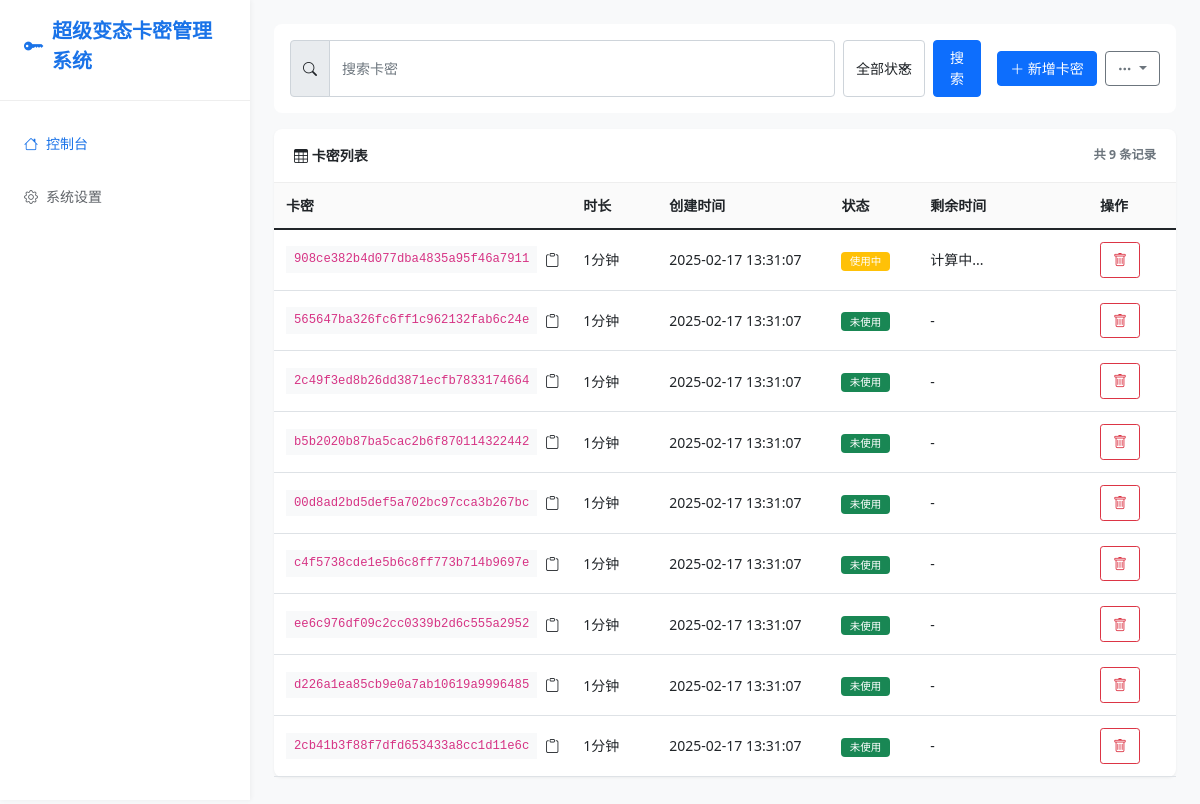
Before: / with the older database file.
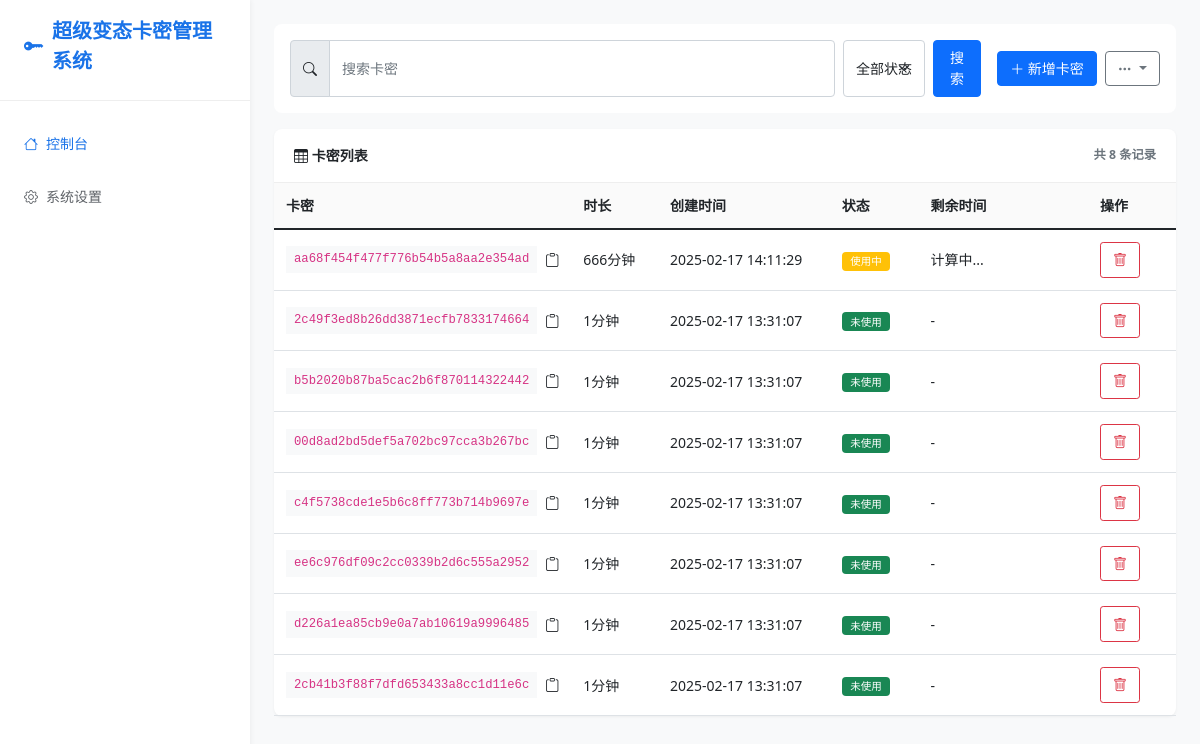
After: the same page with the newer database file.
### app.py (models this page shows, shortened)
class Card(db.Model):
    id = db.Column(db.Integer, primary_key=True)
    card_key = db.Column(db.String(32), unique=True, nullable=False)
    minutes = db.Column(db.Integer, nullable=False)
    created_at = db.Column(db.DateTime, nullable=False, default=datetime.now)
    is_used = db.Column(db.Boolean, default=False)
    used_at = db.Column(db.DateTime, nullable=True)
    device_id = db.Column(db.String(32), nullable=True)

### app.py (the view, shortened to what this page needs)
@app.route('/')
def index():
    try:
        page = request.args.get('page', 1, type=int)
        per_page = settings.get('per_page', 10)
        status = request.args.get('status')
        search = request.args.get('search', '').strip()
        query = Card.query
        if search:
            query = query.filter(Card.card_key.like(f'%{search}%'))
        query = query.order_by(Card.created_at.desc())
        pagination = query.paginate(page=page, per_page=per_page)
        cards = pagination.items
        return render_template('index.html',
                             cards=cards,
                             pagination=pagination,
                             status=status,
                             search=search,
                             settings=settings.settings)
    except Exception as e:
        logger.error(f"访问首页出错: {str(e)}")
        return render_template('index.html',
                             cards=[],
                             error="获取卡密列表失败",
                             settings=settings.settings)

### app.py (called while the page is built)
    def get(self, key, default=None):
        return self.settings.get(key, default)

### templates/index.html (shortened to what this page needs)
{% extends "base.html" %}
{% block content %}
<div class="toolbar">
    <div class="toolbar-item flex-grow-1">
        <form action="{{ url_for('index') }}" method="GET" class="d-flex gap-2 w-100">
            <div class="input-group">
                <span class="input-group-text"><i class="bi bi-search"></i></span>
                <input type="text" class="form-control" name="search" placeholder="搜索卡密" value="{{ search }}">
            </div>
            <select class="form-select w-auto" name="status">
                <option value="">全部状态</option>
            </select>
            <button type="submit" class="btn btn-primary">搜索</button>
        </form>
    </div>
    <div class="toolbar-item">
        <button type="button" class="btn btn-primary" data-bs-toggle="modal" data-bs-target="#addCardModal">
            <i class="bi bi-plus-lg"></i> 新增卡密
        </button>
        <div class="dropdown">
            <button class="btn btn-outline-secondary dropdown-toggle" type="button" data-bs-toggle="dropdown">
                <i class="bi bi-three-dots"></i>
            </button>
        </div>
    </div>
</div>
<div class="card">
    <div class="card-header d-flex justify-content-between align-items-center">
        <span><i class="bi bi-table"></i> 卡密列表</span>
        <small class="text-muted">共 {{ pagination.total }} 条记录</small>
    </div>
    <div class="table-responsive">
        <table class="table table-hover">
            <thead>
                <tr>
                    <th style="width: 30%">卡密</th>
                    <th style="width: 10%">时长</th>
                    <th style="width: 20%">创建时间</th>
                    <th style="width: 10%">状态</th>
                    <th style="width: 20%">剩余时间</th>
                    <th style="width: 10%">操作</th>
                </tr>
            </thead>
            <tbody id="cards-table-body">
                {% for card in cards %}
                <tr id="card-row-{{ card.id }}">
                    <td>
                        <div class="d-flex align-items-center gap-2">
                            <code class="bg-light px-2 py-1">{{ card.card_key }}</code>
                            <i class="copy-btn bi bi-clipboard" onclick="copyToClipboard('{{ card.card_key }}')" title="复制卡密"></i>
                        </div>
                    </td>
                    <td>{{ card.minutes }}分钟</td>
                    <td>{{ card.created_at.strftime('%Y-%m-%d %H:%M:%S') }}</td>
                    <td>
                        {% if not card.is_used %}
                            <span class="badge bg-success">未使用</span>
                        {% elif card.is_used and card.used_at %}
                            <span class="badge bg-warning" id="status-{{ card.id }}"
                                  data-used-at="{{ card.used_at.isoformat() }}"
                                  data-minutes="{{ card.minutes }}">使用中</span>
                        {% else %}
                            <span class="badge bg-danger">已过期</span>
                        {% endif %}
                    </td>
                    <td>
                        {% if card.is_used and card.used_at %}
                            <span class="countdown" id="countdown-{{ card.id }}">计算中...</span>
                        {% else %}
                            -
                        {% endif %}
                    </td>
                    <td>
                        <div class="btn-group">
                            <button type="button" class="btn btn-sm btn-outline-danger" onclick="deleteCard({{ card.id }})">
                                <i class="bi bi-trash"></i>
                            </button>
                        </div>
                    </td>
                </tr>
                {% endfor %}
            </tbody>
        </table>
    </div>
</div>
{% endblock %}

### templates/base.html (shortened to what this page needs)
<!DOCTYPE html>
<html lang="zh">
<head>
    <link href="https://cdn.jsdelivr.net/npm/bootstrap@5.1.3/dist/css/bootstrap.min.css" rel="stylesheet">
    <link rel="stylesheet" href="https://cdn.jsdelivr.net/npm/bootstrap-icons@1.7.2/font/bootstrap-icons.css">
</head>
<body>
    <div class="wrapper">
        <nav class="sidebar">
            <div class="sidebar-header">
                <a href="/" class="sidebar-brand">
                    <i class="bi bi-key-fill"></i>
                    {{ settings.site_name }}
                </a>
            </div>
            <ul class="nav flex-column mt-3">
                <li class="nav-item">
                    <a href="{{ url_for('index') }}" class="nav-link {% if request.endpoint == 'index' %}active{% endif %}">
                        <i class="bi bi-house"></i>
                        控制台
                    </a>
                </li>
                <li class="nav-item">
                    <a href="{{ url_for('settings_page') }}" class="nav-link {% if request.endpoint == 'settings_page' %}active{% endif %}">
                        <i class="bi bi-gear"></i>
                        系统设置
                    </a>
                </li>
            </ul>
        </nav>
        <div class="main-content">
            {% block content %}{% endblock %}
        </div>
    </div>
</body>
</html>

### templates/base.html (style rules this page uses)
:root { --primary-color: #1a73e8; --secondary-color: #5f6368; --success-color: #34a853; --warning-color: #fbbc05; --danger-color: #ea4335; --background-color: #f8f9fa; --sidebar-width: 250px; --header-height: 60px; --card-bg: #fff; }
body { background-color: var(--background-color); font-size: 0.875rem; }
.wrapper { display: flex; min-height: 100vh; }
.sidebar { width: var(--sidebar-width); background: var(--card-bg); box-shadow: 1px 0 5px rgba(0,0,0,0.05); position: fixed; height: 100vh; z-index: 1000; padding: 1rem 0; }
.sidebar-header { padding: 0 1.5rem 1.5rem; border-bottom: 1px solid #eee; }
.sidebar-brand { color: var(--primary-color); font-size: 1.25rem; font-weight: 600; text-decoration: none; display: flex; align-items: center; gap: 0.5rem; }
.nav-item { padding: 0.5rem 1.5rem; }
.nav-link { color: var(--secondary-color); display: flex; align-items: center; gap: 0.5rem; padding: 0.5rem 0; }
.nav-link:hover, .nav-link.active { color: var(--primary-color); }
.main-content { flex: 1; margin-left: var(--sidebar-width); padding: 1.5rem; }
.card { border: none; box-shadow: 0 1px 3px rgba(0,0,0,0.05); margin-bottom: 1rem; border-radius: 0.5rem; }
.card-header { background: none; padding: 1rem 1.25rem; border-bottom: 1px solid #eee; font-weight: 600; }
.form-control, .form-select, .btn { font-size: 0.875rem; padding: 0.4rem 0.75rem; }
.input-group-text { font-size: 0.875rem; padding: 0.4rem 0.75rem; }
.table { font-size: 0.875rem; margin-bottom: 0; }
.table th { font-weight: 600; background: #fafafa; padding: 0.75rem; }
.table td { padding: 0.75rem; vertical-align: middle; }
.badge { padding: 0.4em 0.8em; font-weight: 500; }
.toolbar { background: var(--card-bg); padding: 1rem; border-radius: 0.5rem; margin-bottom: 1rem; display: flex; gap: 1rem; align-items: center; }
.toolbar-item { display: flex; align-items: center; gap: 0.5rem; }

Changed rows visible on the page:
removed Card: card_key "908ce382b4d077dba4835a95f46a7911", minutes "1", created_at "2025-02-17 13:31:07"
removed Card: card_key "565647ba326fc6ff1c962132fab6c24e", minutes "1", created_at "2025-02-17 13:31:07", is_used "未使用"
added Card: card_key "aa68f454f477f776b54b5a8aa2e354ad", minutes "666", created_at "2025-02-17 14:11:29"
Other visible differences:
{{ pagination.total }}: "9" → "8"
